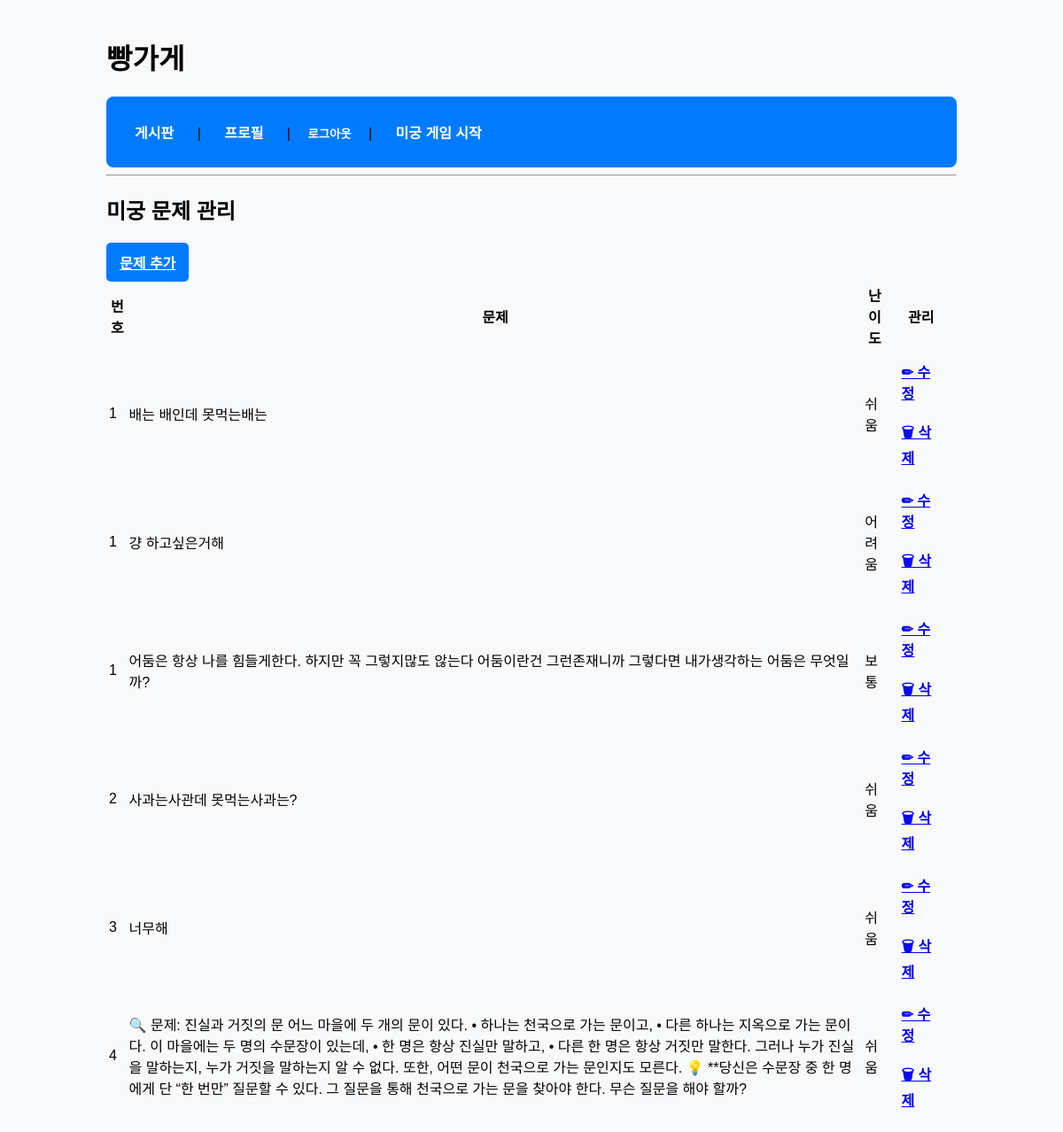
The app's page /maze/questions/manage/ (signed in) with its own data.
### maze/models.py (models this page shows, shortened)
class MazeQuestion(models.Model):
    DIFFICULTY_CHOICES = [
        ("easy", "쉬움"),
        ("normal", "보통"),
        ("hard", "어려움"),
    ]
    question_text = HTMLField()  # 문제 내용
    answer = models.CharField(max_length=100)  # 정답
    accepted_answers = models.TextField(
        "허용 정답 (쉼표로 구분)",
        blank=True,
        help_text="여러 정답이 허용될 경우,"
    )
    hint = models.TextField(blank=True, null=True)  # 힌트
    image = models.ImageField(upload_to='maze_images/', blank=True, null=True) #이미지 추가
    order = models.IntegerField()  # 문제 순서
    class Meta:
        constraints = [
            models.UniqueConstraint(fields=['order','level'], name='unique_maze_question_order')
        ]
    level = models.CharField(max_length=6, choices=DIFFICULTY_CHOICES, default="easy") #난이도추가
    time_limit = models.PositiveIntegerField(default=60) # 제한 시간 (초 단위) (양수 설정)
    score_value = models.PositiveIntegerField(default=10) # 기본 점수 (맞힐 경우)
    hint_available = models.BooleanField(default=True) #힌트 사용 가능 여부
    story_text = models.TextField(blank=True, null=True) #문제를 풀기 전 상황 설명
    next_question = models.ForeignKey("self", null=True, blank=True, on_delete=models.SET_NULL, related_name="next_step") # 다음 문제 연결

### maze/views.py (the view)
# urls.py: path('questions/manage/', views.manage_maze_questions, name='manage_maze_questions'), # 문제 관리 페이지
@login_required
def manage_maze_questions(request):
    questions = MazeQuestion.objects.order_by('order')
    return render(request, 'maze/manage_questions.html', {'questions': questions})

### maze/templates/maze/manage_questions.html (shortened to what this page needs)
{% extends "base.html" %}
{% block content %}
<h2 class="text-center">미궁 문제 관리</h2>
<a href="{% url 'add_maze_question' %}" class="btn btn-primary d-block mx-auto mb-3"> 문제 추가</a>
<table class="table table-striped text-center">
    <thead>
        <tr>
            <th class="text-center">번호</th>
            <th>문제</th>
            <th>난이도</th>
            <th>관리</th>
        </tr>
    </thead>
    <tbody>
        {% for question in questions %}
        <tr>
            <td class="text-center">{{ question.order }}</td>
            <td class="question-text">{{ question.question_text }}</td>
            <td>{{ question.get_level_display }}</td>
            <td>
                <a href="{% url 'edit_maze_question' question.id %}" class="btn btn-warning btn-sm mx-1">✏ 수정</a>
                <a href="{% url 'delete_maze_question' question.id %}" class="btn btn-danger btn-sm mx-1">🗑 삭제</a>
            </td>
        </tr>
        {% empty %}
        <tr>
            <td colspan="4" class="text-muted text-center no-questions">등록된 문제가 없습니다.</td>
        </tr>
        {% endfor %}
    </tbody>
</table>
{% endblock %}

### static/css/style.css (style rules this page uses)
body { font-family: Arial, sans-serif; margin: 0; padding: 0; background-color: #f8f9fa; }
button, .btn { padding: 10px 15px; border: none; border-radius: 5px; cursor: pointer; font-weight: bold; display: inline-block; }
.btn-primary { background-color: #007bff; color: white; }

### records on screen
MazeQuestion: order "1", question_text "배는 배인데 못먹는배는", level "쉬움"
MazeQuestion: order "1", question_text "걍 하고싶은거해", level "어려움"
MazeQuestion: order "1", question_text "어둠은 항상 나를 힘들게한다. 하지만 꼭 그렇지많도 않는다 어둠이란건 그런존재니까 그렇다면 내가생각하는 어둠은 무엇일까?", level "보통"
MazeQuestion: order "2", question_text "사과는사관데 못먹는사과는?", level "쉬움"
MazeQuestion: order "3", question_text "너무해", level "쉬움"
MazeQuestion: order "4", question_text "🔍 문제: 진실과 거짓의 문 어느 마을에 두 개의 문이 있다. • 하나는 천국으로 가는 문이고, • 다른 하나는 지옥으로 가는 문이다. 이 마을에는 두 명의 수문장이 있는데, • 한 명은 항상 진실만 말하고, • 다른 한 명은 항상 거짓만 말한다. 그러나 누가 진실을 말하는지, 누가 거짓을 말하는지 알 수 없다. 또한, 어떤 문이 천국으로 가는 문인지도 모른다. 💡 **당신은 수문장 중 한 명에게 단 “한 번만” 질문할 수 있다. 그 질문을 통해 천국으로 가는 문을 찾아야 한다. 무슨 질문을 해야 할까?", level "쉬움"
